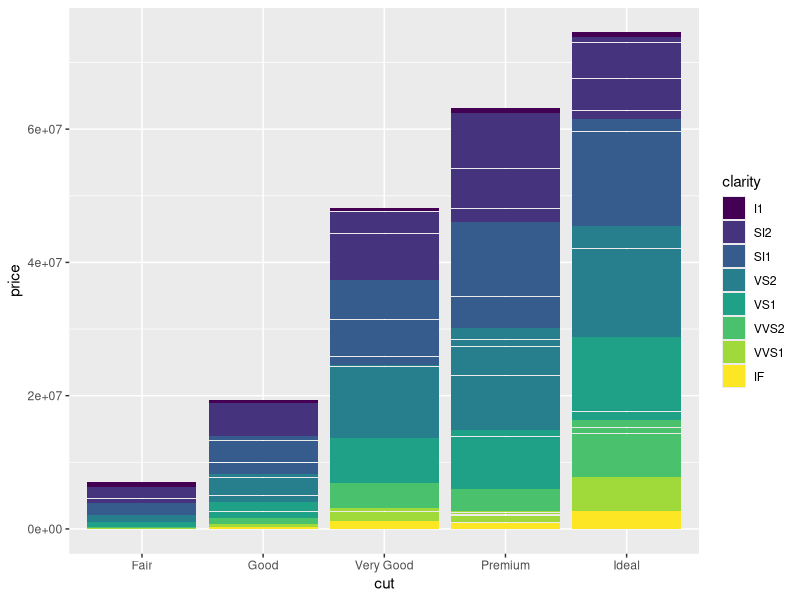
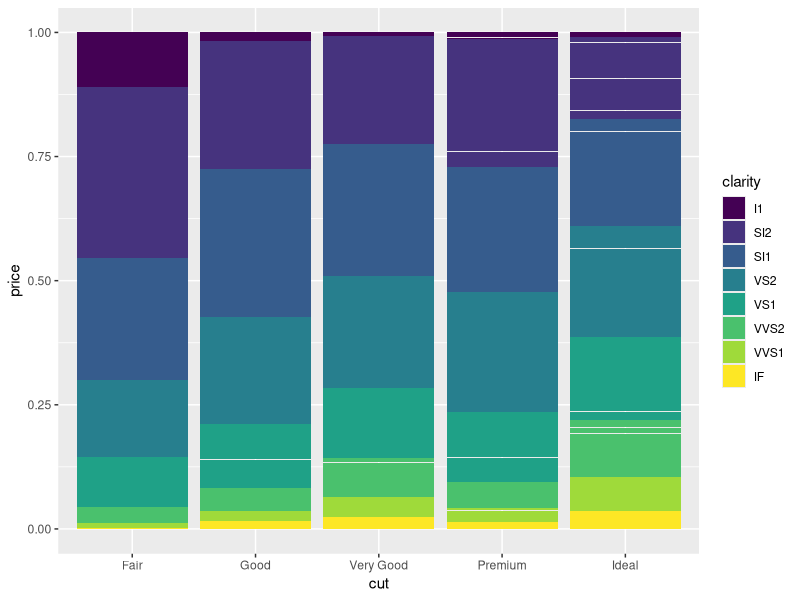
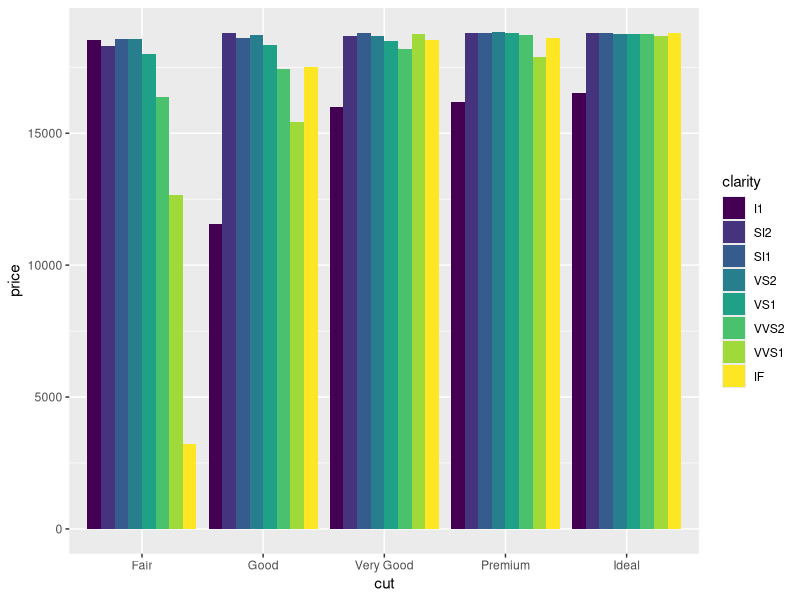
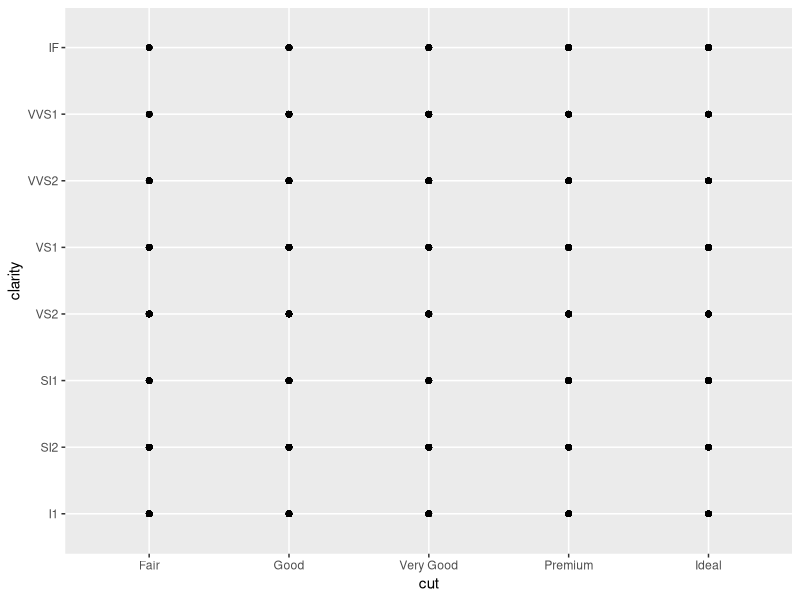
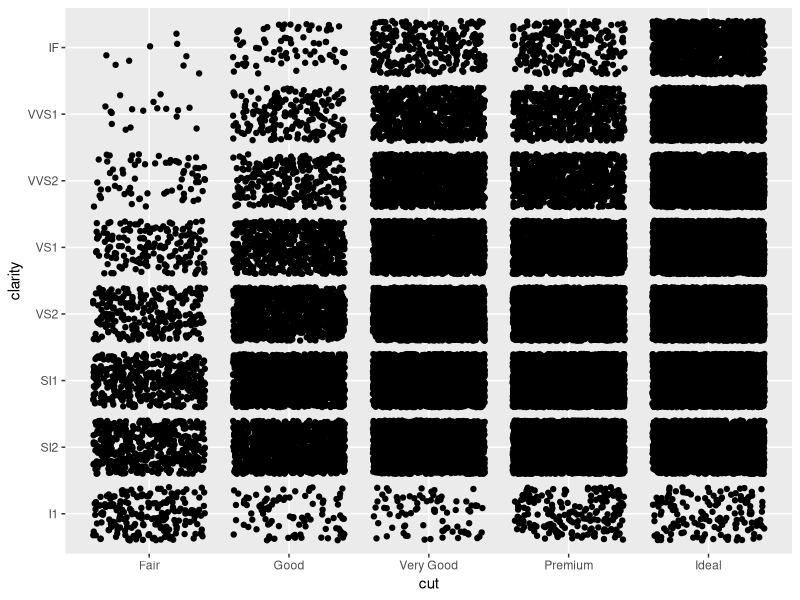
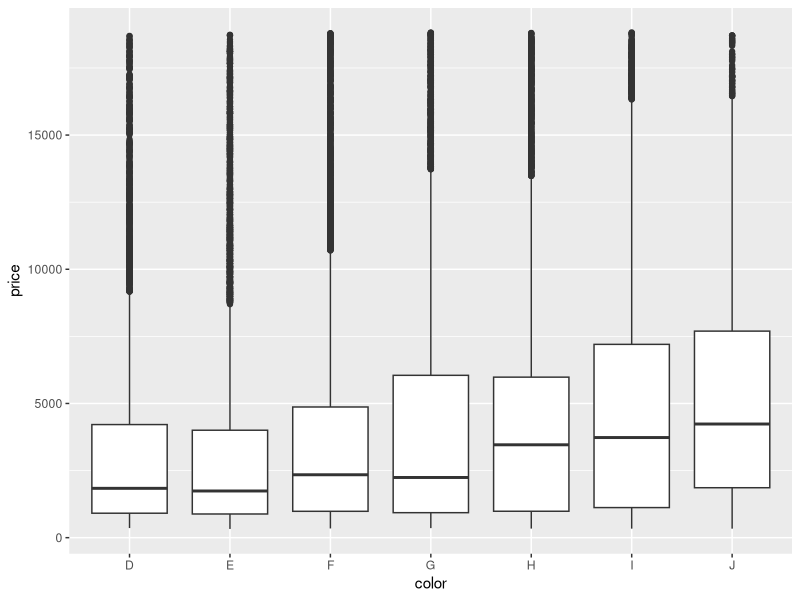
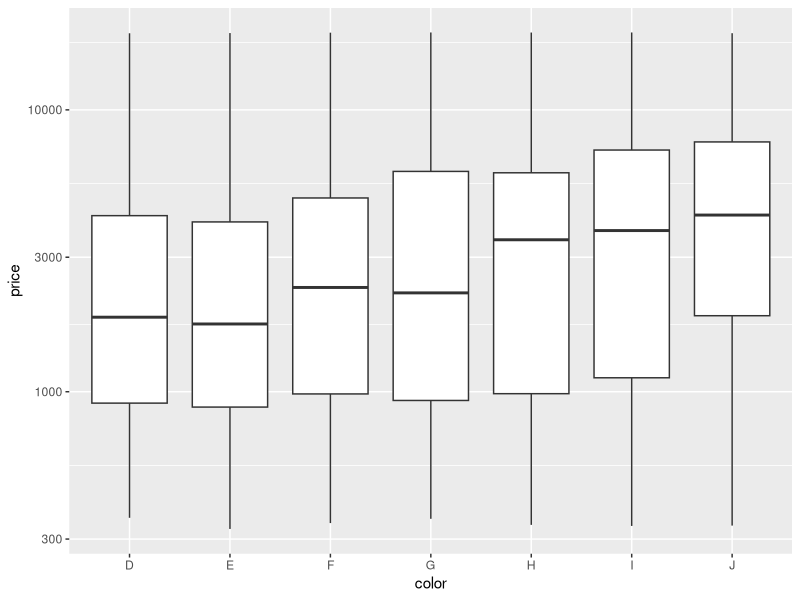
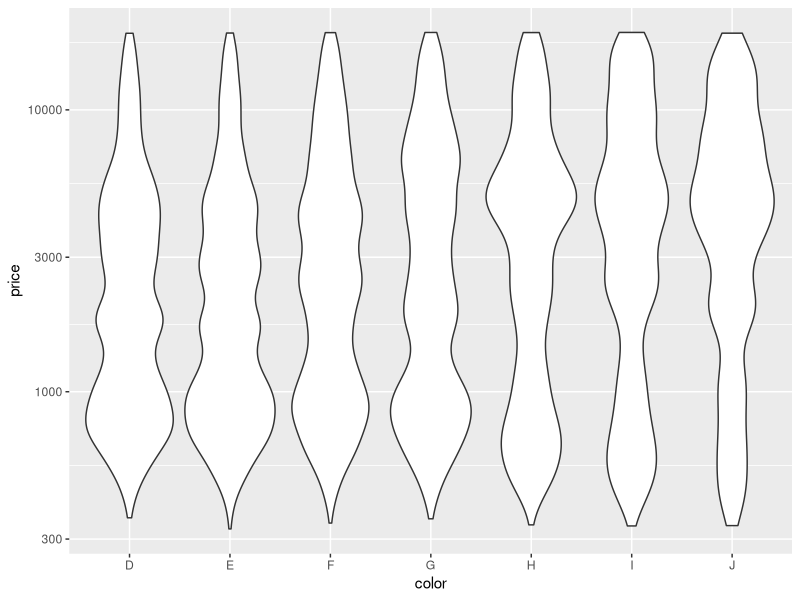

Reproduce these figures in R, in order. (Note: this script raises an error after producing the figures.)
# Exercise 2: advanced ggplot2 practice

# Install and load the `ggplot2` package
#install.packages('ggplot2')
library("ggplot2")

# For this exercise you will again be working with the `diamonds` data set.
# Use `?diamonds` to review details about this data set
?diamonds

## Position Adjustments

# Draw a column (bar) chart of diamonds cuts by price, with each bar filled by 
# clarity. You should see a _stacked_ bar chart.
ggplot(data = diamonds) +
  geom_col(mapping = aes(x = cut, y = price, fill = clarity))

# Draw the same chart again, but with each element positioned to "fill" the y axis
ggplot(data = diamonds) +
  geom_col(mapping = aes(x = cut, y = price, fill = clarity), position = "fill")

# Draw the same chart again, but with each element positioned to "dodge" each other
ggplot(data = diamonds) +
  geom_col(mapping = aes(x = cut, y = price, fill = clarity), position = "dodge")

# Draw a plot with point geometry with the x-position mapped to `cut` and the 
# y-position mapped to `clarity`
# This creates a "grid" grouping the points
ggplot(data = diamonds) +
  geom_point(mapping = aes(x = cut, y = clarity))

# Use the "jitter" position adjustment to keep the points from all overlapping!
# (This works a little better with a sample of diamond data, such as from the 
# previous exercise).
ggplot(data = diamonds) +
  geom_point(mapping = aes(x = cut, y = clarity), position = "jitter")


## Scales

# Draw a "boxplot" (with `geom_boxplot`) for the diamond's price (y) by color (x)
ggplot(data = diamonds) +
  geom_boxplot(mapping = aes(x = color, y = price))

# This has a lot of outliers, making it harder to read. To fix this, draw the 
# same plot but with a _logarithmic_ scale for the y axis.
ggplot(data = diamonds) +
  geom_boxplot(mapping = aes(x = color, y = price)) +
  scale_y_log10()

# For another version, draw the same plot but with `violin` geometry instead of 
# `boxplot` geometry!
# How does the logarithmic scale change the data presentation?
ggplot(data = diamonds) +
  geom_violin(mapping = aes(x = color, y = price)) +
  scale_y_log10()

# Another interesting plot: draw a plot of the diamonds price (y) by carat (x), 
# using a heatmap of 2d bins (geom_bin2d)
# What happens when you make the x and y channels scale logarithmically?
ggplot(data = diamonds) +
  geom_bin2d(mapping = aes(x = carat, y = price)) +
  scale_x_log10() +
  scale_y_log10()

# Draw a scatter plot for the diamonds price (y) by carat (x). Color each point
# by the clarity (Remember, this will take a while. Use a sample of the diamonds 
# for faster results)
ggplot(data = diamonds_sample) +
  geom_point(mapping = aes(x = carat, y = price, color = clarity))

# Change the color of the previous plot using a ColorBrewer scale of your choice. 
# What looks nice?
ggplot(data = diamonds_sample) +
  geom_point(mapping = aes(x = carat, y = price, color = clarity)) +
  scale_color_brewer(palette = "Purples", direction = -1)


## Coordinate Systems

# Draw a bar chart with x-position and fill color BOTH mapped to cut
# For best results, SET the `width` of the geometry to be 1 (fill plot, no space
# between)
# TIP: You can save the plot to a variable for easier modifications
ggplot(data = diamonds_sample) +
  geom_col(mapping = aes(x = cut, y = price, fill = cut), width = 1)

# Draw the same chart, but with the coordinate system flipped
ggplot(data = diamonds_sample) +
  geom_col(mapping = aes(x = cut, y = price, fill = cut), width = 1) +
  coord_flip()

# Draw the same chart, but in a polar coordinate system. It's a Coxcomb chart!
ggplot(data = diamonds_sample) +
  geom_col(mapping = aes(x = cut, y = price, fill = cut), width = 1) +
  coord_polar()


## Facets

# Take the scatter plot of price by carat data (colored by clarity) and add 
# _facets_ based on the diamond's `color`
ggplot(data = diamonds_sample) +
  geom_point(mapping = aes(x = carat, y = price, color = clarity)) +
  facet_wrap(~cut)
  

## Saving Plots

# Use the `ggsave()` function to save the current (recent) plot to disk.
# Name the output file "my-plot.png".
# Make sure you've set the working directory!!
ggsave("my-plot.png")
